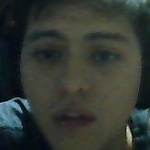
#> input picture Data/Rolando/rostro_11.jpg, 150 x 150 px, given in place of the camera
$ python capturandoRostros.py
#> lines starting #> are read from the running program, lines starting #| are printed output that depends on the picture
### detector/entrenandoRF.py
import cv2
import os
import numpy as np

def train_face_recognizer():
    dataPath = './Data'
    peopleList = os.listdir(dataPath)
    print('Lista de personas:', peopleList)

    labels = []
    facesData = []
    label = 0

    for nameDir in peopleList:
        personPath = dataPath + '/' + nameDir
        print('Leyendo las imágenes')

        for fileName in os.listdir(personPath):
            print('Rostros:', nameDir + '/' + fileName)
            labels.append(label)
            facesData.append(cv2.imread(personPath + '/' + fileName, 0))
        label = label + 1

    face_recognizer = cv2.face.LBPHFaceRecognizer_create()

    print("Entrenando...")
    face_recognizer.train(facesData, np.array(labels))
    face_recognizer.write('modeloLBPHFace.xml')
    print("Modelo almacenado...")

### detector/capturandoRostros.py
import cv2
import os
import imutils
from entrenandoRF import train_face_recognizer

def capture_face(personName):
#> called with personName = 'Rolando'
    dataPath = './Data'
    personPath = dataPath + '/' + personName

    if not os.path.exists(personPath):
        print('Carpeta creada:', personPath)
        os.makedirs(personPath)

    cap = cv2.VideoCapture(0, cv2.CAP_DSHOW)

    faceClassif = cv2.CascadeClassifier(cv2.data.haarcascades + 'haarcascade_frontalface_default.xml')
    count = 0

    while True:
        ret, frame = cap.read()
#> frame is the input picture: shape (150, 150, 3); mean B, G, R 51.1, 57, 51.6
        if ret == False:
            break
        frame = imutils.resize(frame, width=640)
#> frame: shape (640, 640, 3)
        gray = cv2.cvtColor(frame, cv2.COLOR_BGR2GRAY)
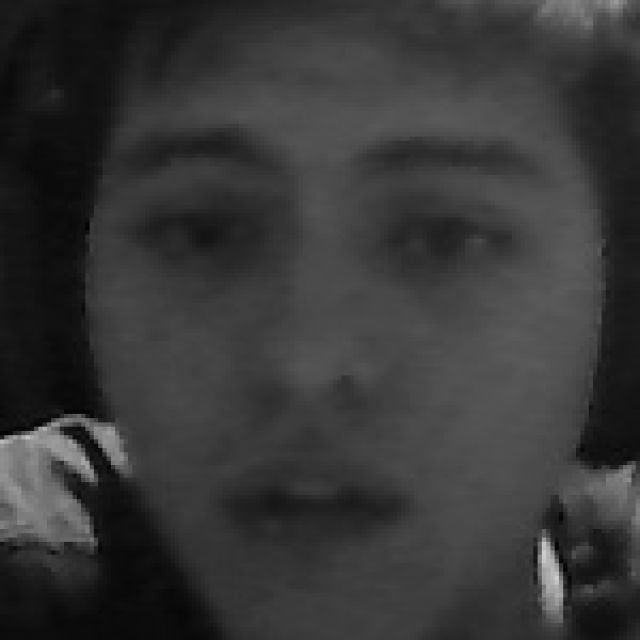
#> gray: shape (640, 640); min 2, max 207, mean 54.7
        auxFrame = frame.copy()
        faces = faceClassif.detectMultiScale(gray, 1.3, 5)
#> faces = [[33, 29, 559, 559]]
        for (x, y, w, h) in faces:
            cv2.rectangle(frame, (x, y), (x + w, y + h), (0, 255, 0), 2)
            rostro = auxFrame[y:y + h, x:x + w]
            rostro = cv2.resize(rostro, (150, 150), interpolation=cv2.INTER_CUBIC)
            cv2.imwrite(personPath + '/rostro_{}.jpg'.format(count), rostro)
            count = count + 1
#> this loop made 1 pass
#> (x, y, w, h, count) on pass 1: (33, 29, 559, 559, 1)
#> pass 1, in capture_face, `rostro = auxFrame[y:y + h, x:x + w]`:
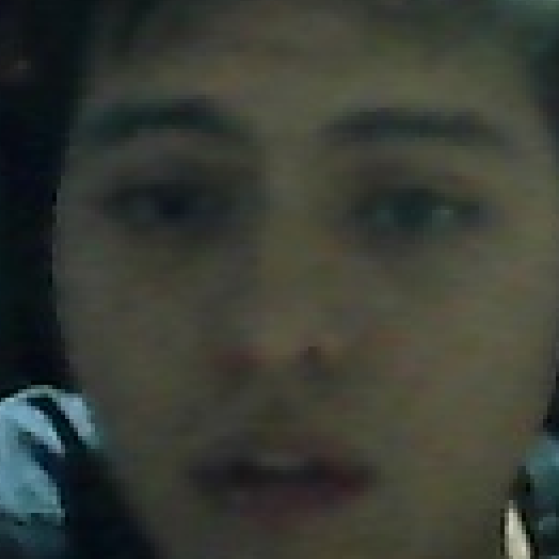
#> rostro: shape (559, 559, 3); mean B, G, R 53.1, 60.6, 56.7
#> after the loop:
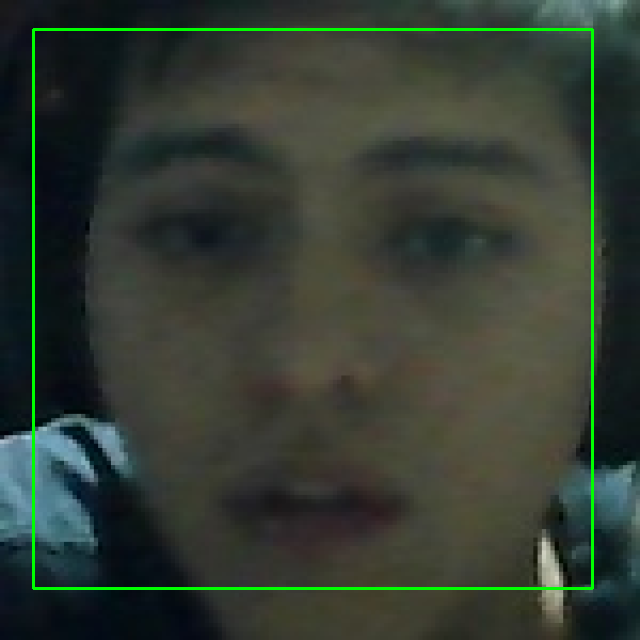
#> frame: shape (640, 640, 3); mean B, G, R 50.3, 60.3, 50.9
#> after the loop, count = 1
        cv2.imshow('frame', frame)
        k = cv2.waitKey(1)
#> (key Esc is pressed here)
        if k == 27 or count >= 300:
            break
    train_face_recognizer()
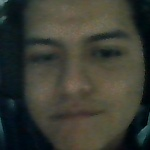
#> input picture Data/Rolando/rostro_102.jpg, 150 x 150 px, found by its file name

# Ejemplo de uso de la función
personName = 'Rolando'
capture_face(personName)
